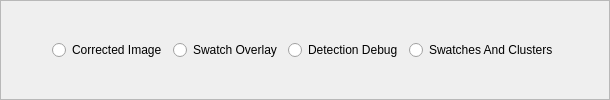
       <widget class="QFrame" name="colourChartDebugToolsFrame">
        <property name="minimumSize">
         <size>
          <width>0</width>
          <height>20</height>
         </size>
        </property>
        <property name="frameShape">
         <enum>QFrame::StyledPanel</enum>
        </property>
        <property name="frameShadow">
         <enum>QFrame::Raised</enum>
        </property>
        <layout class="QVBoxLayout" name="verticalLayout_6">
         <property name="topMargin">
          <number>0</number>
         </property>
         <property name="bottomMargin">
          <number>0</number>
         </property>
         <item>
          <layout class="QHBoxLayout" name="horizontalLayout">
           <item>
            <spacer name="horizontalSpacer_3">
             <property name="orientation">
              <enum>Qt::Horizontal</enum>
             </property>
             <property name="sizeHint" stdset="0">
              <size>
               <width>40</width>
               <height>20</height>
              </size>
             </property>
            </spacer>
           </item>
           <item>
            <widget class="QRadioButton" name="correctedImageRadioButton">
             <property name="text">
              <string>Corrected Image</string>
             </property>
            </widget>
           </item>
           <item>
            <widget class="QRadioButton" name="swatchOverlayRadioButton">
             <property name="text">
              <string>Swatch Overlay</string>
             </property>
            </widget>
           </item>
           <item>
            <widget class="QRadioButton" name="detectionDebugRadioButton">
             <property name="text">
              <string>Detection Debug</string>
             </property>
            </widget>
           </item>
           <item>
            <widget class="QRadioButton" name="swatchAndClusterRadioButton">
             <property name="text">
              <string>Swatches And Clusters</string>
             </property>
            </widget>
           </item>
           <item>
            <spacer name="horizontalSpacer_4">
             <property name="orientation">
              <enum>Qt::Horizontal</enum>
             </property>
             <property name="sizeHint" stdset="0">
              <size>
               <width>40</width>
               <height>20</height>
              </size>
             </property>
            </spacer>
           </item>
          </layout>
         </item>
        </layout>
       </widget>
